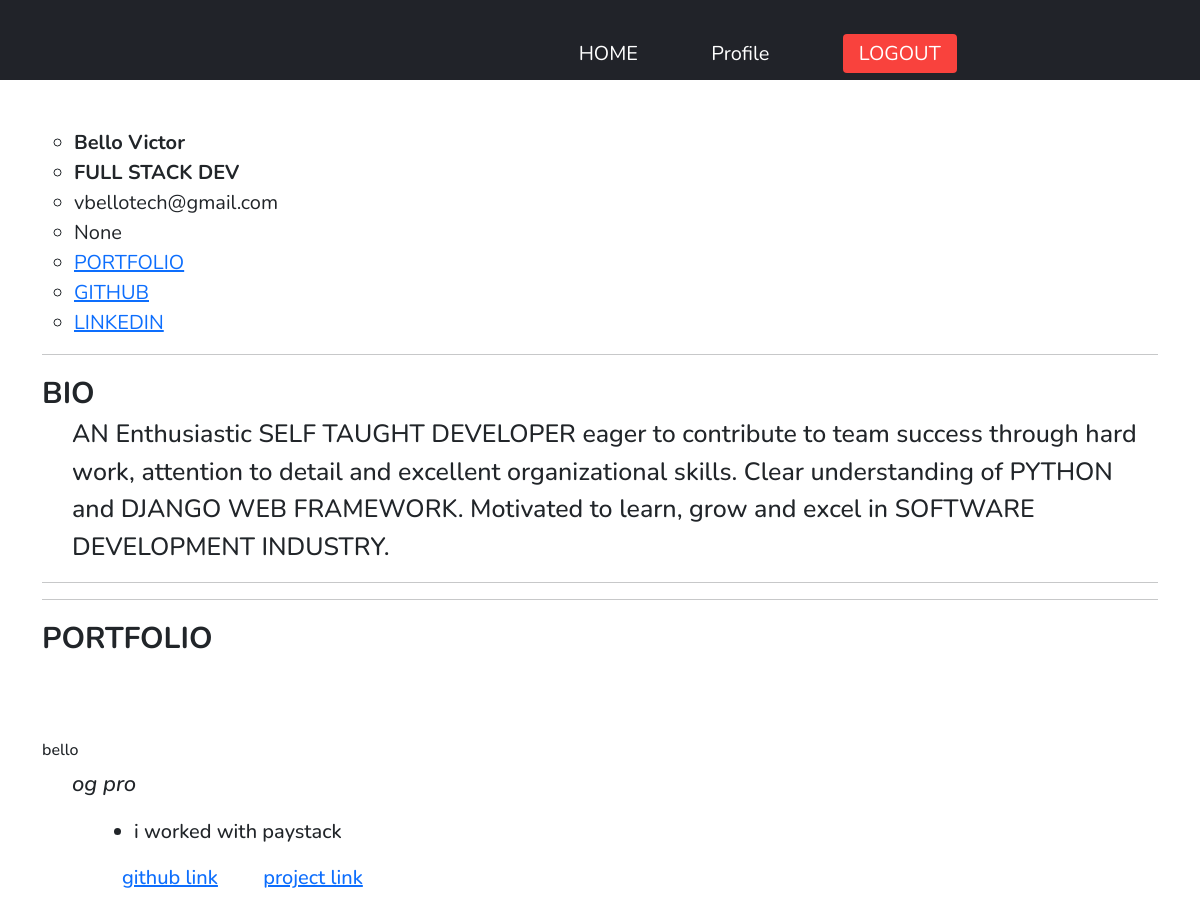
/resume/vbelloresume/FULL STACK DEV/6qgkaqxovaxomtql0g7k/ (signed in, upper part), run on an earlier commit of the app's database.
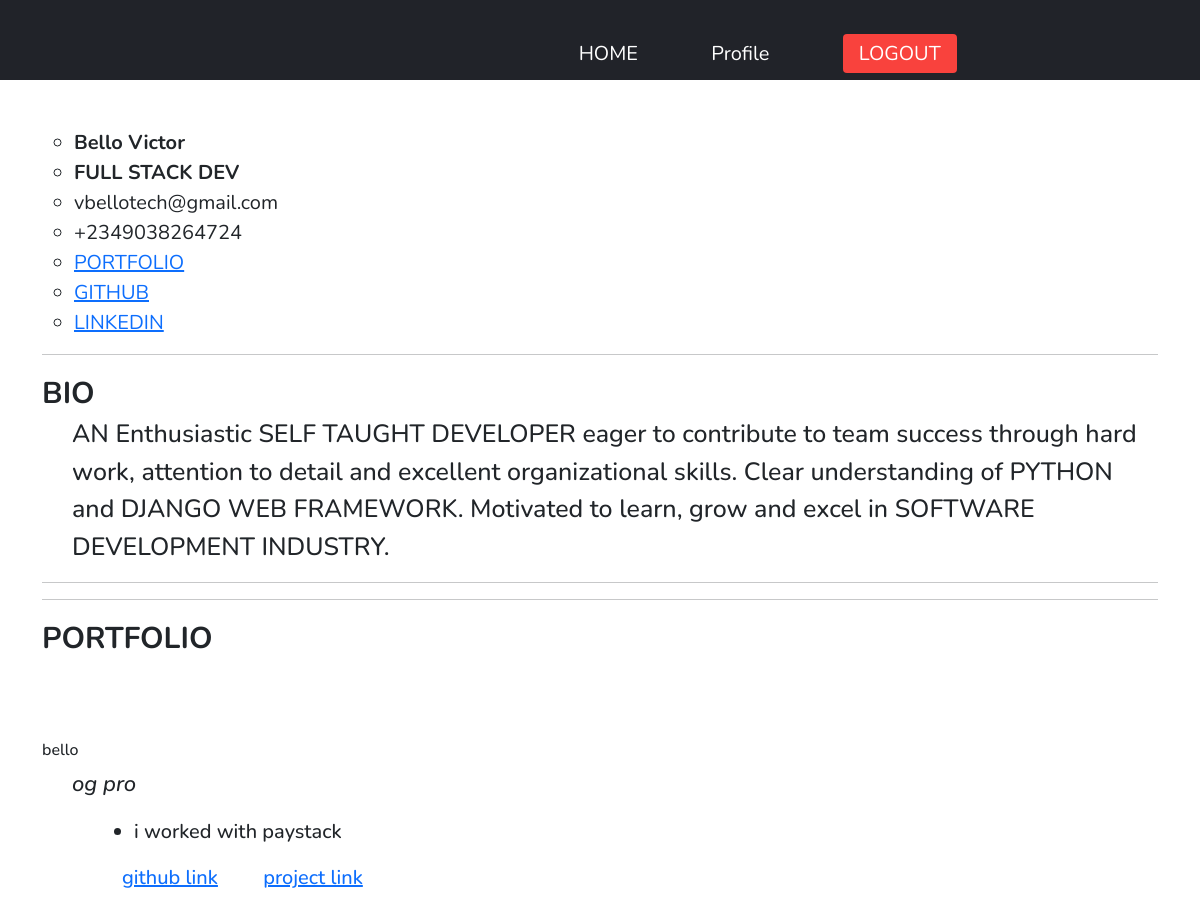
And on a later commit of the database.
### resume/models.py (models this page shows, shortened)
class Userprofile(models.Model):
    user = models.OneToOneField('auth.user', on_delete=models.CASCADE)
    phone = PhoneNumberField(blank=True, null=True)
    bio = models.TextField(blank=True, null=True)
    portfolio = models.URLField(blank=True, null=True)
    github = models.URLField(blank=True, null=True)
    linkedin = models.URLField(blank=True, null=True)
    has_profile = models.BooleanField(default=False, blank=True, null=True)
    created_date = models.DateTimeField(default=timezone.now)

### resume/views.py (the view)
# urls.py: path('resume/<str:user>/<str:name>/<str:slug>/', ResumeView.as_view(), name="resume"),
class ResumeView(View, LoginRequiredMixin):
    def get(self, request, user, name, slug,  *args, **kwargs):
        resume = Resume.objects.get(slug=slug, name=name)
        mainuser = User.objects.get(username=resume.user.username)
        userprofile = Userprofile.objects.get(user=resume.user)
        project = Project.objects.filter(resume=resume)
        work = Work.objects.filter(resume=resume)
        education = Education.objects.filter(user=request.user, resume=resume)
        context =  {
            'user':mainuser,
            'userp':userprofile,
            'resume':resume,
            'projects':project,
            'works':work,
            'education':education,
        }
        return render (self.request, 'resume/resumeview.html', context)

### templates/resume/resumeview.html (shortened to what this page needs)
{% extends 'base.html' %}
{% load static %}
{% block content %}
<br><br>
<div class="container">
        <div class="developer">
            <ul>
                <li class="dev"><b>{{ user.last_name }} {{ user.first_name }}</b></li>
                <li class="dev"><b>{{ resume.name }}</b></li>
                <li>{{ user.email }} </li>
                <li>{{ userp.phone }}</li>
                <li><a href="{{ userp.portfolio }}">PORTFOLIO</a></li>
                <li><a href="{{ userp.github }}">GITHUB </a></li>
                <li><a href="{{ userp.linkedin }}">LINKEDIN</a></li>
            </ul>
        </div>
<hr>
        <div class="resume">
            <span>BIO</span>
            <p>
                  {{ userp.bio|linebreaksbr	}}
            </p>
        </div>
<hr>
<hr>
    {% if projects %}
        <span class="topic">PORTFOLIO</span>
        {% for project in projects %}
        <div class="portfolio">
           <h1>{{ project.name }}</h1>
           <p>
                <em>{{ project.description|linebreaksbr	}}</em>
            </p>
            <ul>
                {% for item in project.project.all %}
                <li>{{ item.body }}</li>
                {% endfor%}
            </ul>
            <div class="pr_li">
                <a href="{{ project.github }}">github link</a>
                {% if project.link %}
                <a href="{{ project.link }}">project link</a>
                {% endif %}
            </div>
        </div>
        {% endfor %}
    {% endif %}
    </div>
{% endblock content %}

What changed in the data, as far as the page shows it:
changed Userprofile: phone "None" → "+2349038264724"
